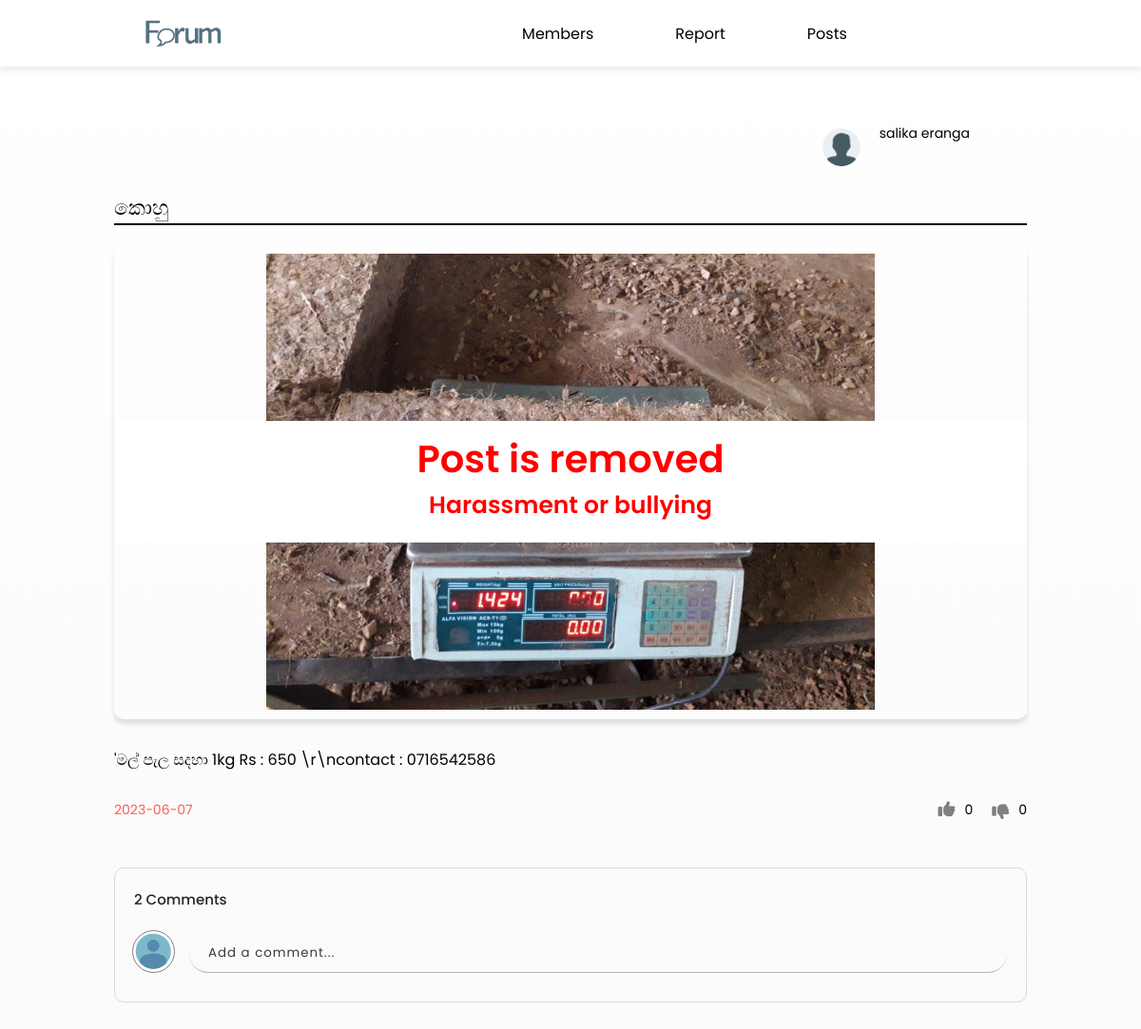
The app's page /ElakiriClone_new/admin/admin-view-post.php?pid=4 with its own data.
### tables this page shows
CREATE TABLE IF NOT EXISTS `users` (
  `fname` varchar(35) DEFAULT NULL,
  `lname` varchar(35) DEFAULT NULL,
  `email` varchar(100) NOT NULL,
  `username` varchar(50) DEFAULT NULL,
  `password` varchar(150) DEFAULT NULL,
  `register_date` datetime DEFAULT NULL,
  `verification_code` varchar(50) DEFAULT NULL,
  `blocked` int DEFAULT '0',
  PRIMARY KEY (`email`)
);

CREATE TABLE IF NOT EXISTS `post` (
  `id` int NOT NULL AUTO_INCREMENT,
  `post_title` varchar(200) DEFAULT NULL,
  `user_email` varchar(50) DEFAULT NULL,
  `category_id` int DEFAULT NULL,
  `media` varchar(150) DEFAULT NULL,
  `post_content` text,
  `date` datetime DEFAULT NULL,
  `hidden` int DEFAULT '0',
  `view_id` int DEFAULT '1',
  PRIMARY KEY (`id`),
  KEY `FK_post_users` (`user_email`),
  KEY `FK_post_category` (`category_id`),
  KEY `FK_post_post_view` (`view_id`),
  CONSTRAINT `FK_post_category` FOREIGN KEY (`category_id`) REFERENCES `category` (`id`),
  CONSTRAINT `FK_post_post_view` FOREIGN KEY (`view_id`) REFERENCES `post_view` (`id`),
  CONSTRAINT `FK_post_users` FOREIGN KEY (`user_email`) REFERENCES `users` (`email`)
);

CREATE TABLE IF NOT EXISTS `remove_post` (
  `id` int NOT NULL AUTO_INCREMENT,
  `post_id` int DEFAULT NULL,
  `reason` varchar(250) DEFAULT NULL,
  PRIMARY KEY (`id`),
  KEY `FK_remove_post_post` (`post_id`),
  CONSTRAINT `FK_remove_post_post` FOREIGN KEY (`post_id`) REFERENCES `post` (`id`)
);

### ElakiriClone_new/admin/connection.php (called while the page is built, shortened)
<?php
class Database
{
    public static $connecrtion;
    public static function setUpConnection()
    {
        if (!isset(Database::$connecrtion)) {
            Database::$connecrtion = new mysqli("localhost", "root", "your_password", "elakiri", "3306");
        }
    }
    public static function search($q)
    {
        $resultset = Database::$connecrtion->query($q);
        return $resultset;
    }
}

### ElakiriClone_new/admin/admin-view-post.php (the view, shortened to what this page needs)
<?php
require("connection.php");
$pid = $_GET["pid"];
?>
<!DOCTYPE html>
<html lang="en">
<head>
    <link rel="stylesheet" href="https://cdnjs.cloudflare.com/ajax/libs/font-awesome/6.4.0/css/all.min.css" />
    <link rel="stylesheet" href="../css/view-post.css">
    <link rel="stylesheet" href="../css/comments.css">
    <link rel="stylesheet" href="../css/common.css">
    <link rel="stylesheet" href="css/admin-view-post.css">
</head>
<body onload="loadcomment('<?php echo $pid; ?>')">
    <header>
        <div class="header-left">
            <a onclick="pageTravel('../home.php')"><img src="../images/header/Forum-logo.png" alt="LOGO" class="header-logo"></a>
        </div>
        <nav class="header-mid">
            <a class="navs" href="adminpannel.php">Members</a>
            <a class="navs" href="report-post.php">Report</a>
            <a class="navs " href="admin-posts.php">Posts</a>
        </nav>
    </header>
    <div class="view-post-container">
        <?php
        $d = new DateTime();
        $tz = new DateTimezone("Asia/Colombo");
        $d->setTimezone($tz);
        $ndate = $d->format("Y-m-d H:i:s");
        $CposttrendRS = Database::search("SELECT * FROM `post` WHERE `id` = '" . $pid . "' ");
        $TrCtnrow = $CposttrendRS->num_rows;
        if ($TrCtnrow == 1) {
            $TrCtPostdata = $CposttrendRS->fetch_assoc();
            $authorResult = Database::search("SELECT * FROM `users` WHERE `email` = '" . $TrCtPostdata["user_email"] . "'");
            $Authordata = $authorResult->fetch_assoc();
        }
        $Tlikers = Database::search("SELECT * FROM `reaction` WHERE `post_id` = '" . $TrCtPostdata["id"] . "' AND `react_id` = '1' ");
        $Tlikenrow = $Tlikers->num_rows;
        $Tdislikers = Database::search("SELECT * FROM `reaction` WHERE `post_id` = '" . $TrCtPostdata["id"] . "' AND `react_id` = '2' ");
        $Tdislikenrow = $Tdislikers->num_rows;
        $postdate1 = new DateTime($TrCtPostdata["date"]);
        $postdate2 = new DateTime($ndate);
        $postdatearray = explode(" ", $TrCtPostdata["date"]);
        $postinterval = $postdate1->diff($postdate2);
        $ViproRs  = Database::search("SELECT * FROM `profile_pic` WHERE `email` = '" . $Authordata["email"] . "'");
        $Vpicrow = $ViproRs->num_rows;
        ?>
        <div class="view-user-cont">
            <div class="view-user-sec-cont">
                <div class="view-user-pic-holder">
                    <?php
                    if ($Vpicrow == "1") {
                        $VpicData = $ViproRs->fetch_assoc();
                    ?>
                        <img src="../images/profile_pic/<?php echo $VpicData["image"] ?>" alt="user" class="view-user-pic">
                    <?php
                    } else {
                    ?>
                        <img src="../images/header/forum-user-img.avif" alt="user" class="view-user-pic">
                    <?php
                    }
                    ?>
                </div>
                <div class="view-user-des-cont">
                    <div class="view-user-name"><?php echo $Authordata["fname"] . " " . $Authordata["lname"] ?> </div>
                </div>
            </div>
        </div>
        <div class="post-title"><?php echo $TrCtPostdata["post_title"] ?></div>
        <div class="post-media-holder">
            <?php
            $removeRs = Database::search("SELECT * FROM `remove_post`  WHERE `post_id` = '" . $pid . "'  ");
            $removeRow = $removeRs->num_rows;
            if ($removeRow > "0") {
                $removeData = $removeRs->fetch_assoc();
            ?>
                <span class="view-reported-note">
                    <span>Post is removed</span>
                    <span class="view-reported-note-sub"><?php echo $removeData["reason"] ?></span>
                </span>
            <?php
            }
            ?>
        </div>
        <p class="post-text-content">
            <?php echo $TrCtPostdata["post_content"] ?>
        </p>
        <div class="post-details">
            <div class="post-date"><?php if ($postinterval->y > 0) {
                                        echo $postdatearray[0];
                                    } elseif ($postinterval->m > 0) {
                                        echo $postdatearray[0];
                                    } elseif ($postinterval->days > 0) {
                                        echo $postinterval->days . " " . "days ago";
                                    } elseif ($postinterval->h > 0) {
                                        echo $postinterval->h . " " . "hours ago";
                                    } elseif ($postinterval->i > 0) {
                                        echo $postinterval->i . " " . "minutes ago";
                                    } elseif ($postinterval->s > 0) {
                                        echo $postinterval->s . " " . "seconds ago";
                                    } else {
                                        echo "just now";
                                    } ?></div>
            <?php
            if (isset($_SESSION["user_email"])) { ?>
                <div class="like-dis-con">
                    <div class="like-con">
                        <i id="likeb" onclick="like('<?php echo $_SESSION['user_email'] ?>','<?php echo $pid ?>','like')" class="likedefault fa-solid fa-thumbs-up <?php if ($Tuserlikedata["react_id"] == "1") {
                                                                                                                                                                        echo "like";
                                                                                                                                                                    } ?>"></i>
                        <div id="like-count" class="like-count"><span></span></div>
                    </div>
                    <div class="dis-con">
                        <i id="dislikeb" onclick="like('<?php echo $_SESSION['user_email'] ?>','<?php echo $pid ?>','dis')" class="likedefault fa-solid fa-thumbs-down <?php if ($Tuserlikedata["react_id"] == "2") {
                                                                                                                                                                            echo "dislike";
                                                                                                                                                                        } ?>"></i>
                        <div id="dislike-count" class="dislike-count"><span></span></div>
                    </div>
                </div>
            <?php
            } else {
            ?>
                <div class="like-dis-con">
                    <div class="like-con">
                        <i class="likedefault fa-solid fa-thumbs-up"></i>
                        <div class="like-count"><?php echo $Tlikenrow ?></div>
                    </div>
                    <div class="dis-con">
                        <i class="likedefault fa-solid fa-thumbs-down "></i>
                        <div class="dislike-count"><?php echo $Tdislikenrow ?></div>
                    </div>
                </div>
            <?php
            }
            ?>
        </div>
        <?php
        $commentrs = Database::search("SELECT * FROM `comments` WHERE `post_id` = '" . $pid . "' ORDER BY `date_time` DESC");
        $cnrow = $commentrs->num_rows;
        ?>
        <div class="comments">
            <div class="comment-header">
                <div class="nmbr-of-comments"><span id="numofcomment"><?php echo $cnrow ?></span> Comments</div>
            </div>
            <div class="user-comment-container">
                <div class="user-pic-holder">
                    <img class="user-pic" src="../images/coments/user.svg" alt="user" />
                </div>
                <input class="comment-bar" id="comment" type="text" placeholder="Add a comment..." disabled />
            </div>
        </div>
    </div>
</body>
</html>

### ElakiriClone_new/css/view-post.css (style rules this page uses)
.view-post-container { position: relative; min-height: calc(100vh - var(--margin) - var(--footer-height)); padding-top: var(--margin); padding-bottom: var(--margin); padding-left: 100px; display: flex; flex-direction: column; align-items: center; background-color: rgb(255, 255, 255); background-image: linear-gradient(0deg, rgb(250, 250, 250), rgb(255, 255, 255)); }
.view-user-cont { width: 70%; margin-top: 50px; margin-bottom: 10px; display: flex; flex-direction: column; align-items: flex-end; justify-content: flex-end; position: relative; }
.view-user-sec-cont { display: grid; grid-template-columns: 40px max-content; column-gap: 20px; margin-bottom: 10px; }
.view-user-pic-holder { width: 100%; aspect-ratio: 1/1; object-fit: cover; }
.view-user-pic { width: 100%; height: 100%; border-radius: 50%; overflow: hidden; margin-top: 5px; cursor: pointer; }
.view-user-name { font-size: 14px; cursor: pointer; }
.view-user-des-cont { display: flex; flex-direction: column; }
.post-title { font-weight: 500; margin-bottom: 20px; font-size: 22px; width: 70%; max-width: 1200px; border-bottom: 2px solid black; }
.post-media-holder { width: 70%; max-width: 1200px; min-height: 200px; height: 500px; background-color: rgba(155, 138, 172, 0); display: flex; flex-direction: column; box-shadow: 0px 5px 5px rgba(0, 0, 0, 0.123); border-radius: 10px; padding: 10px 10px; position: relative; }
.view-reported-note { position: absolute; width: 100%; background-color: white; display: flex; flex-direction: column; text-align: center; font-size: 40px; padding: 10px; font-weight: 600; color: red; left: 50%; top: 50%; transform: translate(-50%, -50%); }
.view-reported-note-sub { font-size: 25px; padding-bottom: 10px; }
.post-text-content { width: 70%; max-width: 1200px; margin-top: 30px; font-size: 16px; text-align: justify; }
.post-details { width: 70%; max-width: 1200px; margin-top: 30px; display: flex; justify-content: space-between; align-items: flex-end; font-size: 14px; }
.like-dis-con { gap: 20px; display: flex; }
.like-con, .dis-con { display: flex; gap: 10px; }
.likedefault { font-size: 18px; color: grey; }
.dis-con i { transform: translateY(3px); }
.post-date { color: var(--color-red); }
@media (max-width: 1200px) { .post-media-holder { width: 80%; } }
@media (max-width: 1200px) { .post-title { width: 80%; } }
@media (max-width: 1200px) { .post-text-content { width: 80%; } }
@media (max-width: 1200px) { .post-details { width: 80%; } }

### ElakiriClone_new/css/comments.css (style rules this page uses)
.comments { font-family: roboto; padding: 20px 20px 0 20px; border: 1px solid rgba(128, 128, 128, 0.267); border-radius: 10px; width: 70%; max-width: 1200px; margin-top: 50px; }
.comment-header { display: flex; flex-direction: row; margin-bottom: 20px; }
.nmbr-of-comments { font-size: 15px; font-weight: 500; padding: 1px 30px 0 0; color: rgb(36, 36, 36); }
.user-comment-container { display: flex; align-items: center; margin: 0 0 30px -2px; position: relative; }
.user-pic-holder { width: 45px; height: 45px; overflow: hidden; margin-right: 15px; cursor: pointer; border-radius: 50%; transition: 250ms; border: 1px solid grey; }
.user-pic, .commented-channel-pic { width: 100%; height: 100%; object-fit: cover; }
.comment-bar { display: flex; height: 20px; margin-top: 5px; background-color: rgba(0, 0, 0, 0); border: none; border-bottom: 1px solid rgb(184, 184, 184); flex: 1; color: rgb(0, 0, 0); padding: 20px 30px 20px 20px; border-radius: 20px; letter-spacing: 1px; }
.comment-bar::placeholder { color: rgb(58, 58, 58); }
@media (max-width: 1200px) { .comments { width: 80%; } }

### ElakiriClone_new/css/common.css (style rules this page uses)
* { margin: 0; padding: 0; box-sizing: border-box; font-family: 'Poppins', sans-serif; }
:root { --margin: 10vh; --footer-height: 8vh; --side-space: 100px; --color-base: #507282; --color-base: #0a74a5; --color-red: #ff5b5b; --btn-blue: #75d8ff; }
body { overflow-x: hidden; }
html { scroll-behavior: smooth; }
i { cursor: pointer; }

### records on screen
users: fname "salika", lname "eranga"
post: post_title "කොහු", post_content "'මල් පැල සදහා 1kg Rs : 650 \\r\\ncontact : 0716542586", date "2023-06-07", hidden "0"
remove_post: reason "Harassment or bullying"

### other values on screen
$cnrow "2"
